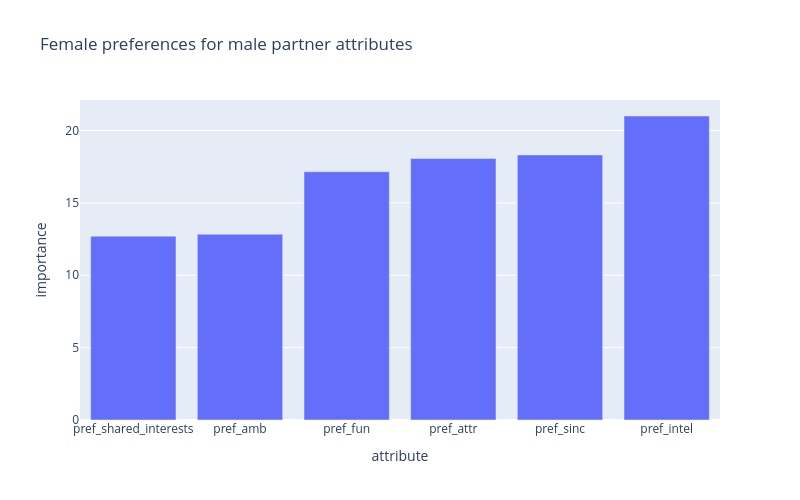

The code cell stored with this chart in its notebook:
### Code cell
px.bar(
    female_prefs_sorted, 
    x="attribute", 
    y="importance",
    title="Female preferences for male partner attributes" )

### Figure 1 — Plotly figure (JSON) as saved in the notebook; plotly's stock layout.template omitted (floating-point values rounded to 4 significant figures)
{"data": [{"hovertemplate": "attribute=%{x}<br>importance=%{y}<extra></extra>", "legendgroup": "", "marker": {"color": "#636efa", "pattern": {"shape": ""}}, "name": "", "orientation": "v", "showlegend": false, "textposition": "auto", "type": "bar", "x": ["pref_shared_interests", "pref_amb", "pref_fun", "pref_attr", "pref_sinc", "pref_intel"], "xaxis": "x", "y": [12.7, 12.83, 17.15, 18.06, 18.31, 21.0], "yaxis": "y"}], "layout": {"barmode": "relative", "height": 500, "legend": {"tracegroupgap": 0}, "title": {"text": "Female preferences for male partner attributes"}, "width": 800, "xaxis": {"anchor": "y", "domain": [0, 1], "title": {"text": "attribute"}}, "yaxis": {"anchor": "x", "domain": [0, 1], "title": {"text": "importance"}}}}
